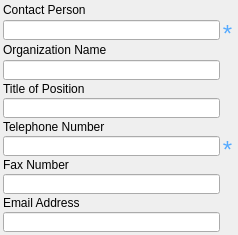
         <widget class="QWidget" name="widget_2" native="true">
          <property name="sizePolicy">
           <sizepolicy hsizetype="Preferred" vsizetype="Minimum">
            <horstretch>0</horstretch>
            <verstretch>0</verstretch>
           </sizepolicy>
          </property>
          <property name="styleSheet">
           <string notr="true"/>
          </property>
          <layout class="QVBoxLayout" name="verticalLayout_3">
           <property name="spacing">
            <number>3</number>
           </property>
           <property name="leftMargin">
            <number>3</number>
           </property>
           <property name="topMargin">
            <number>3</number>
           </property>
           <property name="rightMargin">
            <number>3</number>
           </property>
           <property name="bottomMargin">
            <number>3</number>
           </property>
           <item>
            <layout class="QVBoxLayout" name="left_vertical_layout">
             <property name="spacing">
              <number>2</number>
             </property>
             <item>
              <widget class="QWidget" name="fgdc_cntperp" native="true">
               <layout class="QVBoxLayout" name="verticalLayout">
                <property name="spacing">
                 <number>3</number>
                </property>
                <property name="leftMargin">
                 <number>0</number>
                </property>
                <property name="topMargin">
                 <number>0</number>
                </property>
                <property name="rightMargin">
                 <number>0</number>
                </property>
                <property name="bottomMargin">
                 <number>0</number>
                </property>
                <item>
                 <widget class="QLabel" name="lbl_cntper">
                  <property name="sizePolicy">
                   <sizepolicy hsizetype="Preferred" vsizetype="Minimum">
                    <horstretch>0</horstretch>
                    <verstretch>0</verstretch>
                   </sizepolicy>
                  </property>
                  <property name="minimumSize">
                   <size>
                    <width>0</width>
                    <height>0</height>
                   </size>
                  </property>
                  <property name="maximumSize">
                   <size>
                    <width>16777215</width>
                    <height>20</height>
                   </size>
                  </property>
                  <property name="font">
                   <font>
                    <family>Arial</family>
                    <pointsize>9</pointsize>
                    <weight>50</weight>
                    <italic>false</italic>
                    <bold>false</bold>
                   </font>
                  </property>
                  <property name="toolTip">
                   <string>The name of the person to contact</string>
                  </property>
                  <property name="styleSheet">
                   <string notr="true"/>
                  </property>
                  <property name="text">
                   <string>Contact Person</string>
                  </property>
                  <property name="scaledContents">
                   <bool>false</bool>
                  </property>
                  <property name="alignment">
                   <set>Qt::AlignBottom|Qt::AlignLeading|Qt::AlignLeft</set>
                  </property>
                  <property name="wordWrap">
                   <bool>false</bool>
                  </property>
                  <property name="indent">
                   <number>0</number>
                  </property>
                 </widget>
                </item>
                <item>
                 <layout class="QHBoxLayout" name="required_horizontal_layout">
                  <property name="spacing">
                   <number>0</number>
                  </property>
                  <item>
                   <widget class="QLineEdit" name="fgdc_cntper">
                    <property name="sizePolicy">
                     <sizepolicy hsizetype="Expanding" vsizetype="Minimum">
                      <horstretch>0</horstretch>
                      <verstretch>0</verstretch>
                     </sizepolicy>
                    </property>
                    <property name="minimumSize">
                     <size>
                      <width>217</width>
                      <height>0</height>
                     </size>
                    </property>
                    <property name="maximumSize">
                     <size>
                      <width>16777215</width>
                      <height>20</height>
                     </size>
                    </property>
                    <property name="toolTip">
                     <string>Contact Person -- the name of the individual to which the contact type applies.
Type: text
Domain: free text
Short Name: cntper</string>
                    </property>
                    <property name="text">
                     <string extracomment="cntperp\cntper"/>
                    </property>
                    <property name="placeholderText">
                     <string/>
                    </property>
                   </widget>
                  </item>
                  <item>
                   <widget class="QLabel" name="label_3">
                    <property name="sizePolicy">
                     <sizepolicy hsizetype="Fixed" vsizetype="Minimum">
                      <horstretch>0</horstretch>
                      <verstretch>0</verstretch>
                     </sizepolicy>
                    </property>
                    <property name="minimumSize">
                     <size>
                      <width>15</width>
                      <height>0</height>
                     </size>
                    </property>
                    <property name="maximumSize">
                     <size>
                      <width>16777215</width>
                      <height>20</height>
                     </size>
                    </property>
                    <property name="font">
                     <font>
                      <family>Arial</family>
                      <pointsize>9</pointsize>
                      <weight>50</weight>
                      <italic>false</italic>
                      <bold>false</bold>
                     </font>
                    </property>
                    <property name="toolTip">
                     <string>Required</string>
                    </property>
                    <property name="text">
                     <string>&lt;html&gt;&lt;head/&gt;&lt;body&gt;&lt;p&gt;&lt;span style=&quot; font-size:18pt; color:#55aaff;&quot;&gt;*&lt;/span&gt;&lt;/p&gt;&lt;/body&gt;&lt;/html&gt;</string>
                    </property>
                    <property name="scaledContents">
                     <bool>true</bool>
                    </property>
                    <property name="alignment">
                     <set>Qt::AlignHCenter|Qt::AlignTop</set>
                    </property>
                    <property name="margin">
                     <number>0</number>
                    </property>
                    <property name="indent">
                     <number>0</number>
                    </property>
                   </widget>
                  </item>
                 </layout>
                </item>
                <item>
                 <widget class="QLabel" name="lbl_cntorg">
                  <property name="sizePolicy">
                   <sizepolicy hsizetype="Preferred" vsizetype="Minimum">
                    <horstretch>0</horstretch>
                    <verstretch>0</verstretch>
                   </sizepolicy>
                  </property>
                  <property name="minimumSize">
                   <size>
                    <width>0</width>
                    <height>0</height>
                   </size>
                  </property>
                  <property name="maximumSize">
                   <size>
                    <width>16777215</width>
                    <height>20</height>
                   </size>
                  </property>
                  <property name="text">
                   <string>Organization Name</string>
                  </property>
                  <property name="alignment">
                   <set>Qt::AlignBottom|Qt::AlignLeading|Qt::AlignLeft</set>
                  </property>
                 </widget>
                </item>
                <item>
                 <layout class="QHBoxLayout" name="optional_horizontal_layout">
                  <property name="spacing">
                   <number>0</number>
                  </property>
                  <item>
                   <widget class="QLineEdit" name="fgdc_cntorg">
                    <property name="sizePolicy">
                     <sizepolicy hsizetype="Expanding" vsizetype="Minimum">
                      <horstretch>0</horstretch>
                      <verstretch>0</verstretch>
                     </sizepolicy>
                    </property>
                    <property name="minimumSize">
                     <size>
                      <width>0</width>
                      <height>0</height>
                     </size>
                    </property>
                    <property name="maximumSize">
                     <size>
                      <width>16777215</width>
                      <height>20</height>
                     </size>
                    </property>
                    <property name="toolTip">
                     <string>Contact Organization -- the name of the organization to which the contact type applies.
Type: text
Domain: free text
Short Name: cntorg</string>
                    </property>
                   </widget>
                  </item>
                  <item>
                   <spacer name="horizontalSpacer">
                    <property name="sizePolicy">
                     <sizepolicy hsizetype="Fixed" vsizetype="Minimum">
                      <horstretch>0</horstretch>
                      <verstretch>0</verstretch>
                     </sizepolicy>
                    </property>
                    <property name="orientation">
                     <enum>Qt::Horizontal</enum>
                    </property>
                    <property name="sizeType">
                     <enum>QSizePolicy::Fixed</enum>
                    </property>
                    <property name="sizeHint" stdset="0">
                     <size>
                      <width>15</width>
                      <height>20</height>
                     </size>
                    </property>
                   </spacer>
                  </item>
                 </layout>
                </item>
               </layout>
              </widget>
             </item>
             <item>
              <widget class="QLabel" name="label_5">
               <property name="sizePolicy">
                <sizepolicy hsizetype="Preferred" vsizetype="Minimum">
                 <horstretch>0</horstretch>
                 <verstretch>0</verstretch>
                </sizepolicy>
               </property>
               <property name="minimumSize">
                <size>
                 <width>0</width>
                 <height>0</height>
                </size>
               </property>
               <property name="maximumSize">
                <size>
                 <width>16777215</width>
                 <height>20</height>
                </size>
               </property>
               <property name="text">
                <string>Title of Position</string>
               </property>
               <property name="alignment">
                <set>Qt::AlignBottom|Qt::AlignLeading|Qt::AlignLeft</set>
               </property>
              </widget>
             </item>
             <item>
              <layout class="QHBoxLayout" name="horizontalLayout_4">
               <property name="spacing">
                <number>0</number>
               </property>
               <item>
                <widget class="QLineEdit" name="fgdc_cntpos">
                 <property name="sizePolicy">
                  <sizepolicy hsizetype="Expanding" vsizetype="Minimum">
                   <horstretch>0</horstretch>
                   <verstretch>0</verstretch>
                  </sizepolicy>
                 </property>
                 <property name="minimumSize">
                  <size>
                   <width>0</width>
                   <height>0</height>
                  </size>
                 </property>
                 <property name="maximumSize">
                  <size>
                   <width>16777215</width>
                   <height>20</height>
                  </size>
                 </property>
                 <property name="toolTip">
                  <string>Contact Position -- the title of individual.
Type: text
Domain: free text
Short Name: cntpos</string>
                 </property>
                </widget>
               </item>
               <item>
                <spacer name="horizontalSpacer_2">
                 <property name="sizePolicy">
                  <sizepolicy hsizetype="Fixed" vsizetype="Minimum">
                   <horstretch>0</horstretch>
                   <verstretch>0</verstretch>
                  </sizepolicy>
                 </property>
                 <property name="orientation">
                  <enum>Qt::Horizontal</enum>
                 </property>
                 <property name="sizeType">
                  <enum>QSizePolicy::Fixed</enum>
                 </property>
                 <property name="sizeHint" stdset="0">
                  <size>
                   <width>15</width>
                   <height>20</height>
                  </size>
                 </property>
                </spacer>
               </item>
              </layout>
             </item>
             <item>
              <widget class="QLabel" name="label_8">
               <property name="sizePolicy">
                <sizepolicy hsizetype="Preferred" vsizetype="Minimum">
                 <horstretch>0</horstretch>
                 <verstretch>0</verstretch>
                </sizepolicy>
               </property>
               <property name="minimumSize">
                <size>
                 <width>0</width>
                 <height>0</height>
                </size>
               </property>
               <property name="maximumSize">
                <size>
                 <width>16777215</width>
                 <height>20</height>
                </size>
               </property>
               <property name="text">
                <string>Telephone Number</string>
               </property>
               <property name="alignment">
                <set>Qt::AlignBottom|Qt::AlignLeading|Qt::AlignLeft</set>
               </property>
              </widget>
             </item>
             <item>
              <layout class="QHBoxLayout" name="horizontalLayout_5">
               <property name="spacing">
                <number>0</number>
               </property>
               <item>
                <widget class="QLineEdit" name="fgdc_cntvoice">
                 <property name="sizePolicy">
                  <sizepolicy hsizetype="Expanding" vsizetype="Minimum">
                   <horstretch>0</horstretch>
                   <verstretch>0</verstretch>
                  </sizepolicy>
                 </property>
                 <property name="minimumSize">
                  <size>
                   <width>0</width>
                   <height>0</height>
                  </size>
                 </property>
                 <property name="maximumSize">
                  <size>
                   <width>16777215</width>
                   <height>20</height>
                  </size>
                 </property>
                 <property name="toolTip">
                  <string>Contact Voice Telephone -- the telephone number by which individuals can speak to the
organization or individual.
Type: text
Domain: free text
Short Name: cntvoice</string>
                 </property>
                </widget>
               </item>
               <item>
                <widget class="QLabel" name="label_7">
                 <property name="sizePolicy">
                  <sizepolicy hsizetype="Fixed" vsizetype="Minimum">
                   <horstretch>0</horstretch>
                   <verstretch>0</verstretch>
                  </sizepolicy>
                 </property>
                 <property name="minimumSize">
                  <size>
                   <width>15</width>
                   <height>0</height>
                  </size>
                 </property>
                 <property name="maximumSize">
                  <size>
                   <width>16777215</width>
                   <height>20</height>
                  </size>
                 </property>
                 <property name="font">
                  <font>
                   <family>Arial</family>
                   <pointsize>9</pointsize>
                   <weight>50</weight>
                   <italic>false</italic>
                   <bold>false</bold>
                  </font>
                 </property>
                 <property name="toolTip">
                  <string>Required</string>
                 </property>
                 <property name="text">
                  <string>&lt;html&gt;&lt;head/&gt;&lt;body&gt;&lt;p&gt;&lt;span style=&quot; font-size:18pt; color:#55aaff;&quot;&gt;*&lt;/span&gt;&lt;/p&gt;&lt;/body&gt;&lt;/html&gt;</string>
                 </property>
                 <property name="scaledContents">
                  <bool>true</bool>
                 </property>
                 <property name="alignment">
                  <set>Qt::AlignHCenter|Qt::AlignTop</set>
                 </property>
                 <property name="margin">
                  <number>0</number>
                 </property>
                 <property name="indent">
                  <number>0</number>
                 </property>
                </widget>
               </item>
              </layout>
             </item>
             <item>
              <widget class="QLabel" name="label_9">
               <property name="sizePolicy">
                <sizepolicy hsizetype="Preferred" vsizetype="Minimum">
                 <horstretch>0</horstretch>
                 <verstretch>0</verstretch>
                </sizepolicy>
               </property>
               <property name="minimumSize">
                <size>
                 <width>0</width>
                 <height>0</height>
                </size>
               </property>
               <property name="maximumSize">
                <size>
                 <width>16777215</width>
                 <height>20</height>
                </size>
               </property>
               <property name="text">
                <string>Fax Number</string>
               </property>
               <property name="alignment">
                <set>Qt::AlignBottom|Qt::AlignLeading|Qt::AlignLeft</set>
               </property>
              </widget>
             </item>
             <item>
              <layout class="QHBoxLayout" name="horizontalLayout_6">
               <property name="spacing">
                <number>0</number>
               </property>
               <item>
                <widget class="QLineEdit" name="fgdc_cntfax">
                 <property name="sizePolicy">
                  <sizepolicy hsizetype="Expanding" vsizetype="Minimum">
                   <horstretch>0</horstretch>
                   <verstretch>0</verstretch>
                  </sizepolicy>
                 </property>
                 <property name="minimumSize">
                  <size>
                   <width>0</width>
                   <height>0</height>
                  </size>
                 </property>
                 <property name="maximumSize">
                  <size>
                   <width>16777215</width>
                   <height>20</height>
                  </size>
                 </property>
                 <property name="toolTip">
                  <string>Contact Facsimile Telephone -- the telephone number of a facsimile machine of the organization or
individual.
Type: text
Domain: free text
Short Name: cntfax</string>
                 </property>
                </widget>
               </item>
               <item>
                <spacer name="horizontalSpacer_3">
                 <property name="sizePolicy">
                  <sizepolicy hsizetype="Fixed" vsizetype="Minimum">
                   <horstretch>0</horstretch>
                   <verstretch>0</verstretch>
                  </sizepolicy>
                 </property>
                 <property name="orientation">
                  <enum>Qt::Horizontal</enum>
                 </property>
                 <property name="sizeType">
                  <enum>QSizePolicy::Fixed</enum>
                 </property>
                 <property name="sizeHint" stdset="0">
                  <size>
                   <width>15</width>
                   <height>20</height>
                  </size>
                 </property>
                </spacer>
               </item>
              </layout>
             </item>
             <item>
              <widget class="QLabel" name="label_18">
               <property name="sizePolicy">
                <sizepolicy hsizetype="Preferred" vsizetype="Minimum">
                 <horstretch>0</horstretch>
                 <verstretch>0</verstretch>
                </sizepolicy>
               </property>
               <property name="minimumSize">
                <size>
                 <width>0</width>
                 <height>0</height>
                </size>
               </property>
               <property name="maximumSize">
                <size>
                 <width>16777215</width>
                 <height>20</height>
                </size>
               </property>
               <property name="styleSheet">
                <string notr="true"/>
               </property>
               <property name="text">
                <string>Email Address</string>
               </property>
               <property name="alignment">
                <set>Qt::AlignBottom|Qt::AlignLeading|Qt::AlignLeft</set>
               </property>
              </widget>
             </item>
             <item>
              <layout class="QHBoxLayout" name="horizontalLayout_7">
               <property name="spacing">
                <number>0</number>
               </property>
               <item>
                <widget class="QLineEdit" name="fgdc_cntemail">
                 <property name="sizePolicy">
                  <sizepolicy hsizetype="Expanding" vsizetype="Minimum">
                   <horstretch>0</horstretch>
                   <verstretch>0</verstretch>
                  </sizepolicy>
                 </property>
                 <property name="minimumSize">
                  <size>
                   <width>0</width>
                   <height>0</height>
                  </size>
                 </property>
                 <property name="maximumSize">
                  <size>
                   <width>16777215</width>
                   <height>20</height>
                  </size>
                 </property>
                 <property name="toolTip">
                  <string>Contact Electronic Mail Address -- the address of the electronic mailbox of the organization or
individual.
Type: text
Domain: free text
Short Name: cntemail</string>
                 </property>
                </widget>
               </item>
               <item>
                <spacer name="horizontalSpacer_4">
                 <property name="sizePolicy">
                  <sizepolicy hsizetype="Fixed" vsizetype="Minimum">
                   <horstretch>0</horstretch>
                   <verstretch>0</verstretch>
                  </sizepolicy>
                 </property>
                 <property name="orientation">
                  <enum>Qt::Horizontal</enum>
                 </property>
                 <property name="sizeType">
                  <enum>QSizePolicy::Fixed</enum>
                 </property>
                 <property name="sizeHint" stdset="0">
                  <size>
                   <width>15</width>
                   <height>20</height>
                  </size>
                 </property>
                </spacer>
               </item>
              </layout>
             </item>
            </layout>
           </item>
          </layout>
         </widget>
